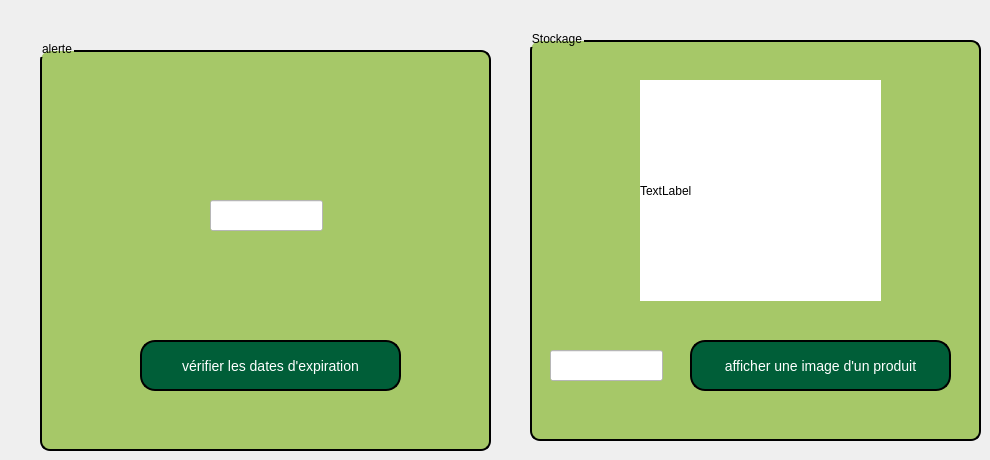
       <widget class="QWidget" name="tab_11">
        <attribute name="title">
         <string>Tab 2</string>
        </attribute>
        <widget class="QGroupBox" name="groupBox_9">
         <property name="geometry">
          <rect>
           <x>530</x>
           <y>30</y>
           <width>451</width>
           <height>411</height>
          </rect>
         </property>
         <property name="styleSheet">
          <string notr="true">QGroupBox {
    background-color: #a6c868;     /* Set background color to white */
    border: 2px solid;   /* Set border color */
    border-radius: 10px;         /* Rounded corners */
    margin-top: 10px;            /* Space for the title */
    padding: 10px;               /* Padding inside the box */
}</string>
         </property>
         <property name="title">
          <string>Stockage</string>
         </property>
         <widget class="QLabel" name="imgg">
          <property name="geometry">
           <rect>
            <x>110</x>
            <y>50</y>
            <width>241</width>
            <height>221</height>
           </rect>
          </property>
          <property name="styleSheet">
           <string notr="true">background-color: rgb(255, 255, 255);</string>
          </property>
          <property name="text">
           <string>TextLabel</string>
          </property>
         </widget>
         <widget class="QPushButton" name="affi_img">
          <property name="geometry">
           <rect>
            <x>160</x>
            <y>310</y>
            <width>261</width>
            <height>51</height>
           </rect>
          </property>
          <property name="styleSheet">
           <string notr="true">QPushButton {
   font-size:14px;
    color: white;                      /* Text color */
    border: 2px solid black;         /* Border width and color */
    border-radius: 15px;              /* Round the corners */
    background-color: #005e38;        /* Optional: Set a background color */
    padding: 10px 20px;               /* Add padding for better aesthetics */
}

QPushButton:hover {
    background-color: #45a049;        /* Change background color on hover */
}

QPushButton:pressed {
    background-color: #3e8e41;        /* Change background color when pressed */
}</string>
          </property>
          <property name="text">
           <string>afficher une image d'un produit</string>
          </property>
         </widget>
         <widget class="QLineEdit" name="img_2">
          <property name="geometry">
           <rect>
            <x>20</x>
            <y>320</y>
            <width>113</width>
            <height>31</height>
           </rect>
          </property>
          <property name="styleSheet">
           <string notr="true">background-color: rgb(255, 255, 255);</string>
          </property>
         </widget>
        </widget>
        <widget class="QGroupBox" name="groupBox_10">
         <property name="geometry">
          <rect>
           <x>40</x>
           <y>40</y>
           <width>451</width>
           <height>411</height>
          </rect>
         </property>
         <property name="styleSheet">
          <string notr="true">QGroupBox {
    background-color: #a6c868;     /* Set background color to white */
    border: 2px solid;   /* Set border color */
    border-radius: 10px;         /* Rounded corners */
    margin-top: 10px;            /* Space for the title */
    padding: 10px;               /* Padding inside the box */
}</string>
         </property>
         <property name="title">
          <string>alerte</string>
         </property>
         <widget class="QPushButton" name="pushButton_31">
          <property name="geometry">
           <rect>
            <x>100</x>
            <y>300</y>
            <width>261</width>
            <height>51</height>
           </rect>
          </property>
          <property name="styleSheet">
           <string notr="true">QPushButton {
   font-size:14px;
    color: white;                      /* Text color */
    border: 2px solid black;         /* Border width and color */
    border-radius: 15px;              /* Round the corners */
    background-color: #005e38;        /* Optional: Set a background color */
    padding: 10px 20px;               /* Add padding for better aesthetics */
}

QPushButton:hover {
    background-color: #45a049;        /* Change background color on hover */
}

QPushButton:pressed {
    background-color: #3e8e41;        /* Change background color when pressed */
}</string>
          </property>
          <property name="text">
           <string>vérifier les dates d'expiration</string>
          </property>
         </widget>
         <widget class="QLineEdit" name="lineEdit_8">
          <property name="geometry">
           <rect>
            <x>170</x>
            <y>160</y>
            <width>113</width>
            <height>31</height>
           </rect>
          </property>
          <property name="styleSheet">
           <string notr="true">background-color: rgb(255, 255, 255);</string>
          </property>
         </widget>
        </widget>
       </widget>
